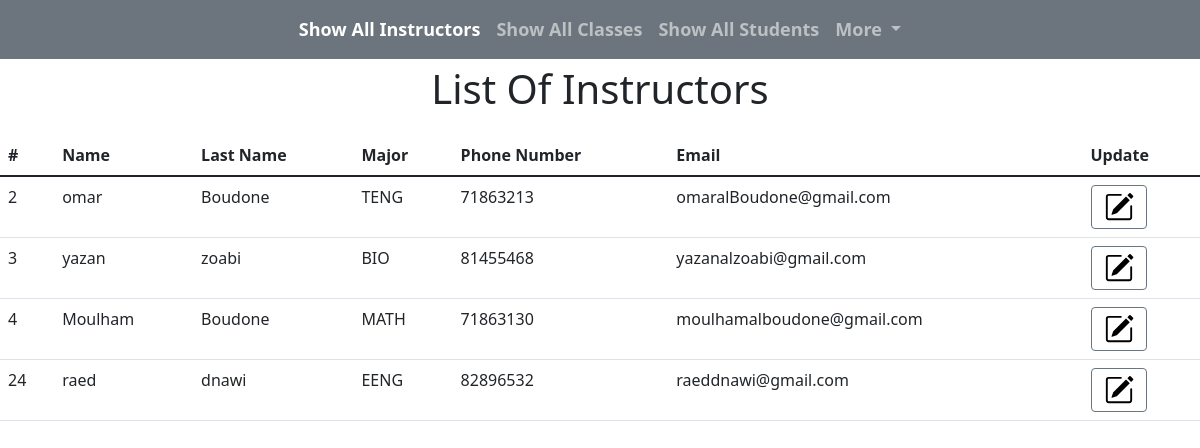
/itPage.php (signed in), run on the app's committed database.
### tables this page shows
CREATE TABLE `tbluser` (
  `id` int(20) NOT NULL,
  `Name` varchar(40) NOT NULL,
  `Last_Name` varchar(40) NOT NULL,
  `Email` varchar(255) NOT NULL,
  `Major` varchar(40) NOT NULL,
  `Phone` int(20) NOT NULL,
  `password` text NOT NULL,
  `role` text NOT NULL
);

### itPage.php (the view, shortened to what this page needs)
<!doctype html>
<html lang="en">
  <head>
    <link href="https://cdn.jsdelivr.net/npm/bootstrap@5.1.3/dist/css/bootstrap.min.css" rel="stylesheet">
    <link rel="stylesheet" href="it.css">
    <link rel="stylesheet" href="InstructorPage.css">
  </head>
  <body>
<nav class="navbar navbar-expand-lg navbar-dark bg-secondary">
  <div class="container-fluid">
    <div class="collapse navbar-collapse" id="navbarSupportedContent">
      <ul class="navbar-nav m-auto mb-2 mb-lg-0">
        <li class="nav-item">
          <a class="nav-link active" aria-current="page" href="">Show All Instructors</a>
        </li>
        <li class="nav-item">
          <a class="nav-link" href="ShowAllClassesByIt.php">Show All Classes</a>
        </li>
        <li class="nav-item">
          <a class="nav-link" href="ShowAllStudentsByIT.php">Show All Students</a>
        </li>
        <li class="nav-item dropdown">
          <a class="nav-link dropdown-toggle" href="#" id="navbarDropdown" role="button" data-bs-toggle="dropdown" aria-expanded="false">
            More
          </a>
        </li>
      </ul>
    </div>
  </div>
</nav>
    <p class="text-center fs-1">List Of Instructors</p>
<?php
  require_once('connection.php');
  $query = "SELECT * FROM `tbluser` where role = 'Instructor'";
  $result = mysqli_query($link, $query);
		if (($result) && (mysqli_num_rows($result) > 0)){
      echo '<div  class ="form" id="form">';
			echo '<table class="table table-hover">';
			echo '<thead ><tr ><th>#</th> <th>Name</th><th>Last Name</th><th>Major</th><th>Phone Number</th><th>Email</th><th>Update</th></tr></thead>';
			while ($row = mysqli_fetch_assoc($result)){
				echo '<tr><td>' . $row['id'] . '</td><td>' . $row['Name'] . '</td><td>' . $row['Last_Name'] . '</td><td>' . $row['Major'] . '</td><td>' . $row['Phone']. '</td><td>' . $row['Email']. '</td>'
        .'<td><a href="updateinstuctor.php?id='.$row['id'].'"> <button class="btn btn-outline-secondary" type="submit"><img src="images/pencil-square.svg" style="width: 30px;" > </button>';
			}
			echo '</table>';
		}else
    echo "<h1 >There is No Doctor </h1>"
?>
    </body>
</html>

### it.css (style rules this page uses)
.nav-link { font-weight: bold; font-size: 18px; }
.btn { font-weight: bold; }

### data on the page
tbluser: id "2", Name "omar", Last_Name "Boudone", Major "TENG", Phone "71863213", Email "omaralBoudone@gmail.com"
tbluser: id "3", Name "yazan", Last_Name "zoabi", Major "BIO", Phone "81455468", Email "yazanalzoabi@gmail.com"
tbluser: id "4", Name "Moulham", Last_Name "Boudone", Major "MATH", Phone "71863130", Email "moulhamalboudone@gmail.com"
tbluser: id "24", Name "raed", Last_Name "dnawi", Major "EENG", Phone "82896532", Email "raeddnawi@gmail.com"
